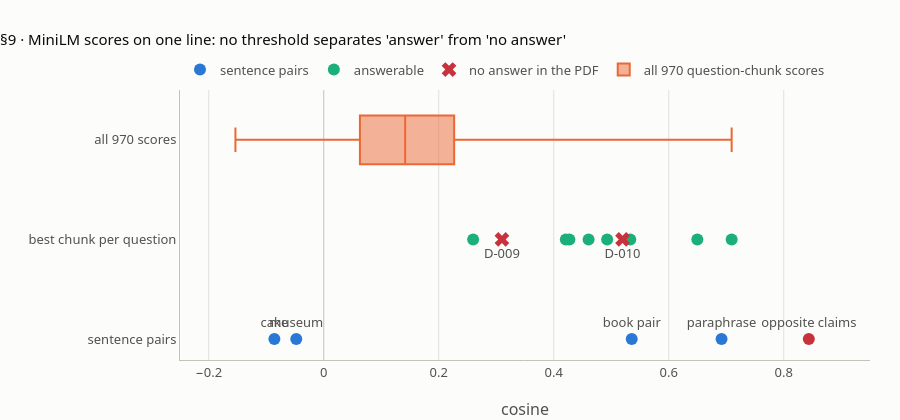

Write notebook code for a chart like this one.
### Markdown cell above
## 9 · A 0.5 means different things in different places

**What this verifies** (lesson step 9). The five sentence pairs (S5, re-measured), the best score per draft question including the two with no answer in the PDF (K4), the per-question medians and the spread of all 970 question–chunk scores (K6). The chart is the lesson's score strip.

### Code cell
if MODELS_OK:
    PAIRS = [("greenhouse gas emissions", "carbon dioxide in the atmosphere"),
             ("greenhouse gas emissions", "a recipe for chocolate cake"),
             ("Burning coal and oil releases gases that warm the planet.", "Fossil fuel combustion emits greenhouse gases that heat the Earth."),
             ("Burning coal and oil releases gases that warm the planet.", "The museum opens at nine on Saturday mornings."),
             ("Global temperatures have risen since the late 19th century.", "Global temperatures have not risen since the late 19th century.")]
    pc = [float(np.dot(*enc(m6, [a, b]))) for a, b in PAIRS]
    check("§9 sentence pairs: book pair, cake, paraphrase, museum, opposite claims (S5)", pc, [0.5356, -0.0859, 0.6918, -0.0478, 0.8436], T4)
    top1 = {s["qid"]: float((E6 @ Q6[s["qid"]]).max()) for s in SEEDS}
    check("§9 best score per question D-001..D-010 (K4)", list(top1.values()),
          [0.4929, 0.4606, 0.6497, 0.4210, 0.4272, 0.5331, 0.7094, 0.2598, 0.3099, 0.5196], T4)
    check("§9 answerable questions whose best score is below D-010's", sum(top1[s["qid"]] < top1["D-010"] for s in ANS), 5)
    med = {s["qid"]: float(np.median(E6 @ Q6[s["qid"]])) for s in SEEDS}
    check("§9 median score over the 97 chunks: lowest, highest (K6)", [min(med, key=med.get), med["D-002"], max(med, key=med.get), med["D-010"]],
          ["D-002", 0.0289, "D-010", 0.2500], T4)
    allq = np.concatenate([E6 @ Q6[s["qid"]] for s in SEEDS])
    check("§9 all 970 scores: min, median, 90th percentile, max (K6)",
          [allq.min(), np.median(allq), np.percentile(allq, 90), allq.max()], [-0.1536, 0.1416, 0.3228, 0.7094], T4)
    check("§9 chunk-vs-chunk median (K6)", float(np.median(C[np.triu_indices(N, 1)])), 0.3906, T4)

    fig = go.Figure()
    fig.add_scatter(x=np.round(pc, 4), y=["sentence pairs"] * 5, mode="markers+text", marker=dict(size=12, color=[BLUE, BLUE, BLUE, BLUE, RED]),
                    text=["book pair", "cake", "paraphrase", "museum", "opposite claims"], textposition="top center", name="sentence pairs",
                    hovertemplate="%{text}: %{x:.4f}<extra></extra>")
    ans_q = [s["qid"] for s in ANS]
    fig.add_scatter(x=[round(top1[k], 4) for k in ans_q], y=["best chunk per question"] * 8, mode="markers", marker=dict(size=12, color=AQUA),
                    name="answerable", text=ans_q, hovertemplate="%{text}: %{x:.4f}<extra></extra>")
    fig.add_scatter(x=[round(top1["D-009"], 4), round(top1["D-010"], 4)], y=["best chunk per question"] * 2, mode="markers+text",
                    marker=dict(size=13, color=RED, symbol="x"), text=["D-009", "D-010"], textposition="bottom center", name="no answer in the PDF",
                    hovertemplate="%{text}: %{x:.4f}<extra></extra>")
    fig.add_box(x=np.round(allq, 4), y=["all 970 scores"] * len(allq), name="all 970 question-chunk scores", marker=dict(color=ORANGE),
                boxpoints=False, orientation="h")
    fig.update_layout(title="§9 · MiniLM scores on one line: no threshold separates 'answer' from 'no answer'", height=420,
                      xaxis=dict(title="cosine", range=[-0.25, 0.95]), yaxis=dict(title=""))
    fig.show()

### Figure 1 — Plotly figure (JSON) as saved in the notebook; plotly's stock layout.template omitted (floating-point values rounded to 4 significant figures; data arrays with more than 128 entries replaced by an {"elided": "..."} marker saying what was removed)
{"data": [{"hovertemplate": "%{text}: %{x:.4f}<extra></extra>", "marker": {"color": ["#2a78d6", "#2a78d6", "#2a78d6", "#2a78d6", "#c8323c"], "size": 12}, "mode": "markers+text", "name": "sentence pairs", "text": ["book pair", "cake", "paraphrase", "museum", "opposite claims"], "textposition": "top center", "x": [0.5356, -0.0859, 0.6918, -0.0478, 0.8436], "y": ["sentence pairs", "sentence pairs", "sentence pairs", "sentence pairs", "sentence pairs"], "type": "scatter"}, {"hovertemplate": "%{text}: %{x:.4f}<extra></extra>", "marker": {"color": "#1baf7a", "size": 12}, "mode": "markers", "name": "answerable", "text": ["D-001", "D-002", "D-003", "D-004", "D-005", "D-006", "D-007", "D-008"], "x": [0.4929, 0.4606, 0.6497, 0.421, 0.4272, 0.5331, 0.7094, 0.2598], "y": ["best chunk per question", "best chunk per question", "best chunk per question", "best chunk per question", "best chunk per question", "best chunk per question", "best chunk per question", "best chunk per question"], "type": "scatter"}, {"hovertemplate": "%{text}: %{x:.4f}<extra></extra>", "marker": {"color": "#c8323c", "size": 13, "symbol": "x"}, "mode": "markers+text", "name": "no answer in the PDF", "text": ["D-009", "D-010"], "textposition": "bottom center", "x": [0.3099, 0.5196], "y": ["best chunk per question", "best chunk per question"], "type": "scatter"}, {"boxpoints": false, "marker": {"color": "#eb6834"}, "name": "all 970 question-chunk scores", "orientation": "h", "x": {"elided": "970 float values"}, "y": {"elided": "970 str values"}, "type": "box"}], "layout": {"xaxis": {"title": {"text": "cosine"}, "range": [-0.25, 0.95]}, "title": {"text": "§9 · MiniLM scores on one line: no threshold separates 'answer' from 'no answer'"}, "height": 420, "yaxis": {"title": {"text": ""}}}}
